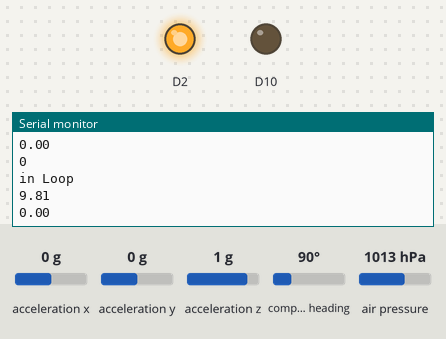
Simulated run of this sketch. Board: Arduino Nano 33 BLE. Parts: output pins drawn as LEDs (lit = HIGH), the last lines printed to the serial monitor. Inputs (shaded band) come from the test bench; at power-on: air pressure 1013 hPa, acceleration x 0 g, acceleration y 0 g, acceleration z 1 g, compass heading 90°. Storage starts empty.

Above: at 1.2 s.
1.3 s: air pressure set to 952 hPa
At 1.9 s:
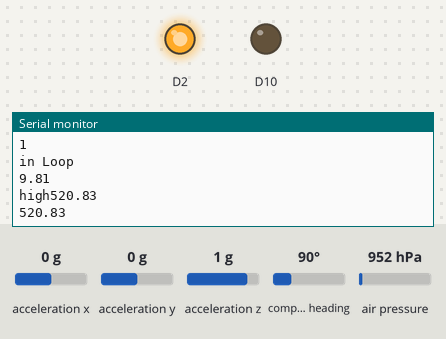
2.9 s: air pressure set to 975 hPa
At 4.9 s:
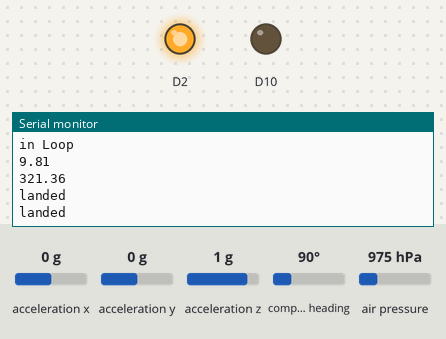
Timing chart, 0 to 6.4 s (numbered marks = the images above; inputs shaded):
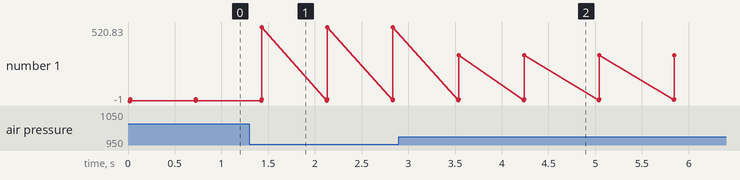

Measured:
- after the input at 1.3 s, the serial monitor: prints a new line after 0.13 s (image 1)
- after the input at 2.9 s, the serial monitor: prints a new line after 0.64 s (image 2)
- plotted number 1: 0 → 520.83 after the input at 1.3 s, 520.83 → 321.36 after the input at 2.9 s

The sketch:

sketch_aug09a.ino
```cpp
/* README (2023.08.08 Koya Saka)
- パラメーター
  fallDistance,landedIdleDuration,ForcequitDurationを調整して下さい。
  ※Threshold関連は調整済みなので，あまりいじらない方がいいかも。


- ステータスLEDの意味
  電源が繋がると，ボード上のLEDが青色に光る。（赤色に光ったら，ボード上のIMUか気圧センサの初期化エラー。）
  その後，
  落下検知中＝青色
  着地検知中（待機）＝赤色
  分離＝緑色
  と光るので，LEDを見て今の処理状態を確認して下さい。
*/
#include <SD.h>
const int chipSelect = 10;

double data[30][3];
int count = -1;


File myFile;

#include <Arduino_LPS22HB.h>
#include <Arduino_LSM9DS1.h>
#include <Servo.h>

#include <Wire.h>
//#include <SPI.h>
#include <Adafruit_Sensor.h>
#include <Adafruit_BMP280.h>
#include <Adafruit_BNO055.h>
#include <utility/imumaths.h>


void sd_setup(){
  pinMode(10, OUTPUT);
  while(!SD.begin(10)){
    Serial.println("no sd");
    delay(1000);
  }
}

void sd_write(double height, double accel, double stat){
  if (myFile){

      myFile.print("height");
      myFile.println(height);
      myFile.print("accel");
      myFile.println(accel);
      myFile.print("status");
      myFile.println(stat);
    }
  else{
    Serial.println("cannot write to file");
  }
}

// 落下距離(m)の閾値[30.0 ±0.6]
const float fallDistance = 1.0;
// 自由落下時の加速度(m/s2)の閾値[0.5]
const float fallAccelThreshold = 9.68;
// 着地後静止時の加速度変化(m/s2)の誤差範囲(理論値は0)[0.1]
const float landedAccelThreshold = 0.1;
// 着地後静止時の気圧変化(Pa)の誤差範囲(理論値は0）[30]
const float landedPressureThreshold = 30;
// 着地後静止時の大まかな検出待機時間(自然数sec)[15]
const unsigned long landedIdleDuration = 15;
// 落下開始から強制分離までの時間(sec)[90]
const unsigned long ForcequitDuration = 90;


//BME280
#define BME_SCK 13
#define BME_MISO 12
#define BME_MOSI 11
#define BME_CS 10
Adafruit_BMP280 bmp; // I2C

//MNO055
// Check I2C device address and correct line below (by default address is 0x29 or 0x28)
//                                   id, address
Adafruit_BNO055 bno = Adafruit_BNO055(-1, 0x28, &Wire);

// 地表の気圧(kPa)
float basePressure = 101.325;
// 上昇高度の最高値を記録する変数
float highestAltitude = 0.0;
// ステータス定義
enum State {
  CHECK_FALLING,
  CHECK_LANDED,
  EXIT,
  COMPLETE
};
//最初のステータス
State state = CHECK_FALLING;
//　落下開始時刻を記録する変数
unsigned long fallStartTime;
// 前回の加速度を記録する変数
float lastAccel;
// 前回の気圧を記録する変数
float lastPressure;
//CHECK_LANDED内のfor文用
int i,j = 0;
// サーボモーター用のオブジェクトを生成


void setup() {
  pinMode(2, OUTPUT);
  digitalWrite(2, HIGH);
    sd_setup();


  Serial.begin(9600);
  Serial.println("start serial");
//  while (!Serial);
  // set the LEDs pins as outputs
//  pinMode(LEDR, OUTPUT);
//  pinMode(LEDG, OUTPUT);
//  pinMode(LEDB, OUTPUT);

  //BME280
  unsigned status;
  status = bmp.begin(0x76);
  if (!status) {
//        digitalWrite(LEDR, LOW);
        Serial.println(F("Could not find a valid BMP280 sensor, check wiring or "
                      "try a different address!"));
    Serial.print("SensorID was: 0x"); Serial.println(bmp.sensorID(),16);
    Serial.print("        ID of 0xFF probably means a bad address, a BMP 180 or BMP 085\n");
    Serial.print("   ID of 0x56-0x58 represents a BMP 280,\n");
    Serial.print("        ID of 0x60 represents a BME 280.\n");
    Serial.print("        ID of 0x61 represents a BME 680.\n");
           while (1) delay(10);

  }

  //BNO055
  if(!bno.begin())
  {

    Serial.println("no bno");
//    digitalWrite(LEDR, LOW);
    while(1);
  }


  // 地表の気圧を読み取る
  basePressure = bmp.readPressure();
  lastPressure = basePressure;
}


void loop() {

  Serial.println(count);
  if(count >= 30){
    count = 0;
    Serial.println("wrote in SD");
    delay(1000);

    myFile = SD.open("test.txt", FILE_WRITE);
    for(int i = 0; i < 30; i++){

      sd_write(data[i][0], data[i][1], data[i][2]);
      delay(20);
    }
    myFile.close();

  }
  else{
    count++;
  }


  Serial.println("in Loop");
  float pressure = bmp.readPressure();
  float altitude = 44330 * ( 1 - pow(pressure/basePressure, 1/5.255) );

  float x, y, z, accel;
  imu::Vector<3> accelermetor = bno.getVector(Adafruit_BNO055::VECTOR_ACCELEROMETER);
  x = accelermetor.x();
  y = accelermetor.y();
  z = accelermetor.z();
  accel = sqrt(x*x + y*y + z*z);
  Serial.println(accel);

  // turn all the LEDs off
//  digitalWrite(LEDR, HIGH);
//  digitalWrite(LEDG, HIGH);
//  digitalWrite(LEDB, HIGH);
  data[count][0] = altitude;
  data[count][1] = accel;

  // 最高高度を更新
  if (altitude > highestAltitude) {
    highestAltitude = altitude;
    Serial.print("high");
    Serial.println(altitude);
  }
  Serial.println(altitude);


  //ここからメインコード
  switch (state) {
    case CHECK_FALLING:
    data[count][3] = 0;


//      digitalWrite(LEDB, LOW);
      // 現在高度が最高地点からfallDiatance以上落下したとき、かつ加速度がfallAccelThreshold以下になったときに，落下を検出
      if ((highestAltitude - altitude >= fallDistance) && (accel >= fallAccelThreshold)) {
        fallStartTime = millis();
        state = CHECK_LANDED;
        lastPressure = basePressure;
      }
      break;

    case CHECK_LANDED:
    data[count][3] = 1;

          Serial.println("landed");

//      digitalWrite(LEDR, LOW);
      // 100*10ms=1sec*landedIdleDuration秒以上の間，加速度がほぼ1.0G（自由落下終了=重力加速度のみ)，かつ加速度変化がほぼない，かつ気圧の変化がほぼない場合、着地と判断。
      // また，落下開始から一定時間経過した時は，無条件で着地と判断(強制分離)。
      if (abs(fallAccelThreshold - accel) <= 0.2 && abs(accel - lastAccel) <= landedAccelThreshold && abs(pressure - lastPressure) <= landedPressureThreshold){
        i++;
        j=0;
      }else if ((millis() - fallStartTime)/1000 >= ForcequitDuration) {
        i = landedIdleDuration*10;
      }else{
        j++;
        if (j==2) i=0,j=0;
      };
      delay(100);
      if (i <= 1) lastPressure = pressure; // 初回時の気圧を記憶
      if (i >= landedIdleDuration*10) state = EXIT;
      Serial.println("landed");
      break;

    case EXIT:
    data[count][3] = 2;

          Serial.println("done");

//      digitalWrite(LEDG, LOW);
    while(1){

    }


      // サーボモーターを180度回転
      state = COMPLETE;
      Serial.println("complete");
      break;

    case COMPLETE:
      break;


  }

  // 前回の加速度を更新
  lastAccel = accel;

  delay(700);
}
```
